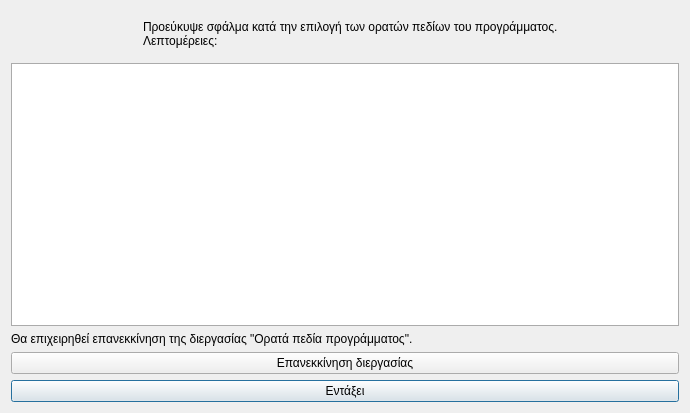
<?xml version="1.0" encoding="UTF-8"?>
<ui version="4.0">
 <class>Dialog</class>
 <widget class="QDialog" name="Dialog">
  <property name="geometry">
   <rect>
    <x>0</x>
    <y>0</y>
    <width>690</width>
    <height>413</height>
   </rect>
  </property>
  <property name="windowTitle">
   <string>Σφάλμα στην διεργασία Ορατά πεδία προγράμματος</string>
  </property>
  <property name="windowIcon">
   <iconset resource="../../icons.qrc">
    <normaloff>:/rest-windows/assets/images/rest-windows/information.png</normaloff>:/rest-windows/assets/images/rest-windows/information.png</iconset>
  </property>
  <layout class="QGridLayout" name="gridLayout">
   <item row="1" column="0">
    <widget class="QPlainTextEdit" name="details">
     <property name="styleSheet">
      <string notr="true">QPlainTextEdit{border: 1px solid #ABABAB;}</string>
     </property>
    </widget>
   </item>
   <item row="2" column="0">
    <widget class="QLabel" name="label_2">
     <property name="text">
      <string>Θα επιχειρηθεί επανεκκίνηση της διεργασίας &quot;Ορατά πεδία προγράμματος&quot;.</string>
     </property>
     <property name="alignment">
      <set>Qt::AlignJustify|Qt::AlignVCenter</set>
     </property>
    </widget>
   </item>
   <item row="0" column="0">
    <widget class="QFrame" name="frame">
     <property name="styleSheet">
      <string notr="true">QFrame{border:0px;}</string>
     </property>
     <property name="frameShape">
      <enum>QFrame::StyledPanel</enum>
     </property>
     <property name="frameShadow">
      <enum>QFrame::Raised</enum>
     </property>
     <layout class="QHBoxLayout" name="horizontalLayout">
      <item>
       <widget class="QLabel" name="image_label">
        <property name="maximumSize">
         <size>
          <width>117</width>
          <height>117</height>
         </size>
        </property>
        <property name="text">
         <string/>
        </property>
        <property name="pixmap">
         <pixmap resource="../../icons.qrc">:/rest-windows/assets/images/rest-windows/information.png</pixmap>
        </property>
        <property name="scaledContents">
         <bool>true</bool>
        </property>
       </widget>
      </item>
      <item>
       <widget class="QLabel" name="label">
        <property name="text">
         <string>Προεύκυψε σφάλμα κατά την επιλογή των ορατών πεδίων του προγράμματος.
Λεπτομέρειες:</string>
        </property>
        <property name="alignment">
         <set>Qt::AlignJustify|Qt::AlignVCenter</set>
        </property>
       </widget>
      </item>
     </layout>
    </widget>
   </item>
   <item row="4" column="0">
    <widget class="QPushButton" name="ok">
     <property name="text">
      <string>Εντάξει</string>
     </property>
     <property name="icon">
      <iconset resource="../../icons.qrc">
       <normaloff>:/rest-windows/assets/images/rest-windows/ok.png</normaloff>:/rest-windows/assets/images/rest-windows/ok.png</iconset>
     </property>
    </widget>
   </item>
   <item row="3" column="0">
    <widget class="QPushButton" name="restart_proccess">
     <property name="text">
      <string>Επανεκκίνηση διεργασίας</string>
     </property>
     <property name="icon">
      <iconset resource="../../icons.qrc">
       <normaloff>:/rest-windows/assets/images/rest-windows/restart.png</normaloff>:/rest-windows/assets/images/rest-windows/restart.png</iconset>
     </property>
    </widget>
   </item>
  </layout>
 </widget>
 <tabstops>
  <tabstop>details</tabstop>
  <tabstop>ok</tabstop>
 </tabstops>
 <resources>
  <include location="../../icons.qrc"/>
  <include location="../../icons.qrc"/>
  <include location="../../icons.qrc"/>
  <include location="../../icons.qrc"/>
  <include location="../../icons.qrc"/>
 </resources>
 <connections/>
</ui>
